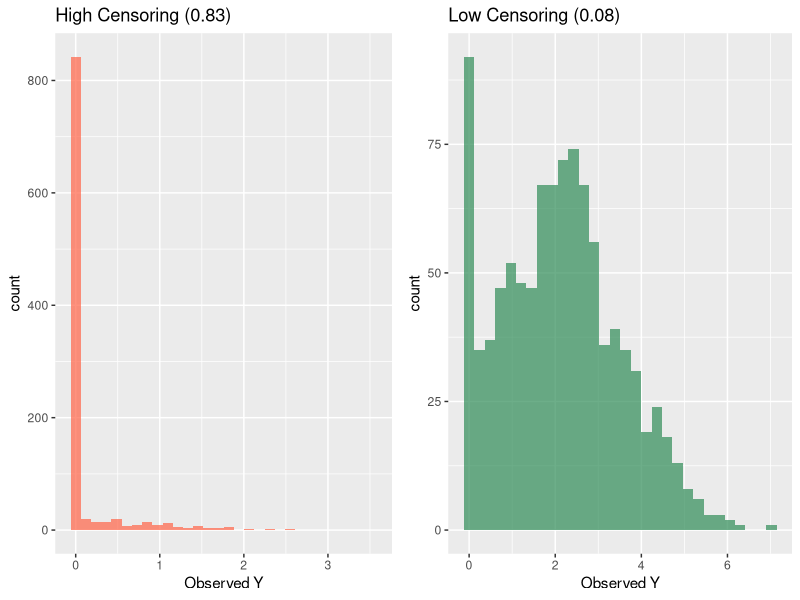

This figure's R source:
library(AER)       # for tobit()
library(ggplot2)
library(dplyr)
library(gridExtra)

# Function to simulate Tobit data
simulate_tobit_data <- function(n = 1000, beta = 1, sigma = 1, shift = 0) {
  set.seed(123)
  X <- rnorm(n)
  Y_star <- shift + beta * X + rnorm(n, mean = 0, sd = sigma)
  Y <- pmax(Y_star, 0)  # Censor at zero
  censoring_rate <- mean(Y == 0)
  data <- data.frame(X = X, Y_star = Y_star, Y = Y)
  list(data = data, censoring = censoring_rate)
}

# Generate high and low censoring datasets
high <- simulate_tobit_data(shift = -1.5)
low  <- simulate_tobit_data(shift = 2.0)

# Plot histograms
p1 <- ggplot(high$data, aes(x = Y)) +
  geom_histogram(bins = 30, fill = "tomato", alpha = 0.7) +
  ggtitle(paste0("High Censoring (", round(high$censoring, 2), ")")) +
  xlab("Observed Y")

p2 <- ggplot(low$data, aes(x = Y)) +
  geom_histogram(bins = 30, fill = "seagreen", alpha = 0.7) +
  ggtitle(paste0("Low Censoring (", round(low$censoring, 2), ")")) +
  xlab("Observed Y")

# Display plots side by side
grid.arrange(p1, p2, ncol = 2)

# Fit Tobit models
model_high_tobit <- tobit(Y ~ X, left = 0, data = high$data)
model_low_tobit  <- tobit(Y ~ X, left = 0, data = low$data)

# Fit OLS models
model_high_ols <- lm(Y ~ X, data = high$data)
model_low_ols  <- lm(Y ~ X, data = low$data)

# Create comparison table
summary_table <- data.frame(
  Model = c(
    "Tobit (High Censoring)",
    "OLS (High Censoring)",
    "Tobit (Low Censoring)",
    "OLS (Low Censoring)"
  ),
  Censoring_Proportion = c(
    high$censoring,
    high$censoring,
    low$censoring,
    low$censoring
  ),
  Intercept = c(
    coef(model_high_tobit)[1],
    coef(model_high_ols)[1],
    coef(model_low_tobit)[1],
    coef(model_low_ols)[1]
  ),
  X_Coefficient = c(
    coef(model_high_tobit)[2],
    coef(model_high_ols)[2],
    coef(model_low_tobit)[2],
    coef(model_low_ols)[2]
  ),
  Sigma = c(
    model_high_tobit$scale,
    NA,
    model_low_tobit$scale,
    NA
  )
)

print(summary_table)

#sigma It tells you how spread out the latent (uncensored) outcome 
#You don’t observe Y* for Y less than zero
#The Tobit model infers σ as part of the maximum likelihood estimation.
